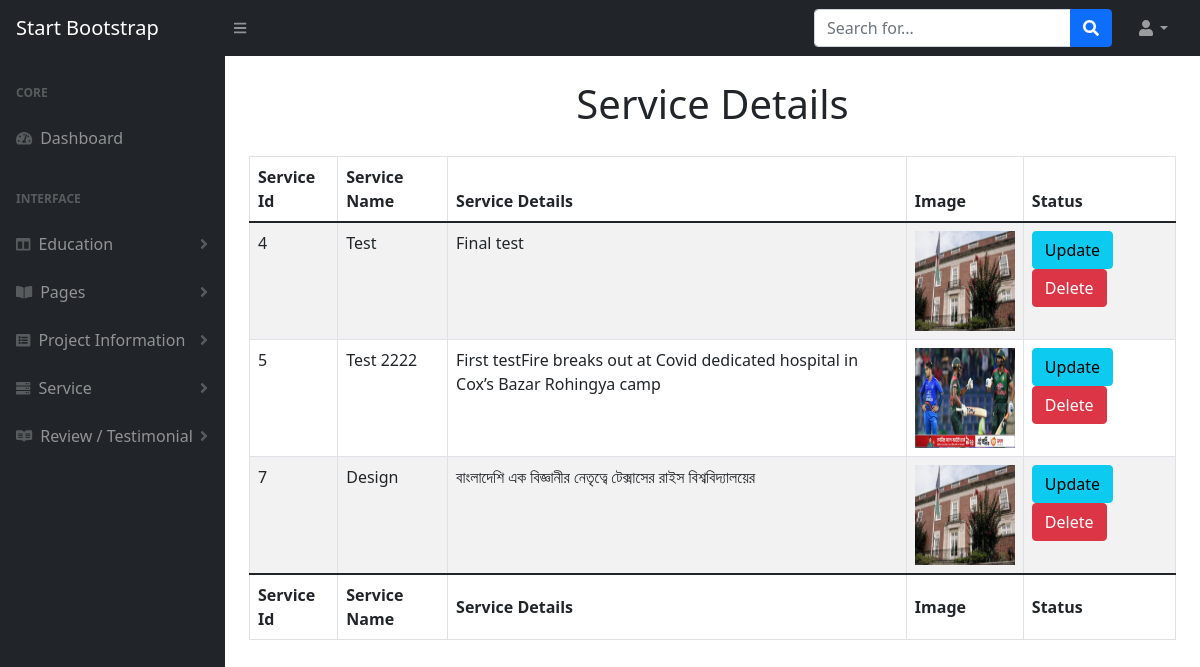
The page /Dashboard/servicelist.php on the database its author committed.
### tables this page shows
CREATE TABLE `servicedb` (
  `sId` int(20) NOT NULL,
  `sName` varchar(20) NOT NULL,
  `sdetails` text NOT NULL,
  `image` varchar(50) NOT NULL,
  `status` tinyint(10) NOT NULL DEFAULT 1 COMMENT '1.show\r\n2.delete'
);

### Dashboard/servicelist.php (the view, shortened to what this page needs)
<?php include_once("../DB/connect.php");?>
<!DOCTYPE html>
<html lang="en">
    <head>
        <link href="https://cdn.jsdelivr.net/npm/simple-datatables@latest/dist/style.css" rel="stylesheet" />
        <link href="css/styles.css" rel="stylesheet" />
    </head>
    <body class="sb-nav-fixed">
        <nav class="sb-topnav navbar navbar-expand navbar-dark bg-dark">
            <a class="navbar-brand ps-3" href="index.php">Start Bootstrap</a>
            <button class="btn btn-link btn-sm order-1 order-lg-0 me-4 me-lg-0" id="sidebarToggle" href="#!"><i class="fas fa-bars"></i></button>
            <form class="d-none d-md-inline-block form-inline ms-auto me-0 me-md-3 my-2 my-md-0">
                <div class="input-group">
                    <input class="form-control" type="text" placeholder="Search for..." aria-label="Search for..." aria-describedby="btnNavbarSearch" />
                    <button class="btn btn-primary" id="btnNavbarSearch" type="button"><i class="fas fa-search"></i></button>
                </div>
            </form>
            <ul class="navbar-nav ms-auto ms-md-0 me-3 me-lg-4">
                <li class="nav-item dropdown">
                    <a class="nav-link dropdown-toggle" id="navbarDropdown" href="#" role="button" data-bs-toggle="dropdown" aria-expanded="false"><i class="fas fa-user fa-fw"></i></a>
                </li>
            </ul>
        </nav>
        <div id="layoutSidenav">
            <div id="layoutSidenav_nav">
                <nav class="sb-sidenav accordion sb-sidenav-dark" id="sidenavAccordion">
                    <div class="sb-sidenav-menu">
                        <div class="nav">
                            <div class="sb-sidenav-menu-heading">Core</div>
                            <a class="nav-link" href="index.php">
                                <div class="sb-nav-link-icon"><i class="fas fa-tachometer-alt"></i></div>
                                Dashboard
                            </a>
                            <div class="sb-sidenav-menu-heading">Interface</div>
                            <a class="nav-link collapsed" href="#" data-bs-toggle="collapse" data-bs-target="#collapseLayouts" aria-expanded="false" aria-controls="collapseLayouts">
                                <div class="sb-nav-link-icon"><i class="fas fa-columns"></i></div>
                                Education
                                <div class="sb-sidenav-collapse-arrow"><i class="fas fa-angle-down"></i></div>
                            </a>
                            <a class="nav-link collapsed" href="#" data-bs-toggle="collapse" data-bs-target="#collapsePages" aria-expanded="false" aria-controls="collapsePages">
                                <div class="sb-nav-link-icon"><i class="fas fa-book-open"></i></div>
                                Pages
                                <div class="sb-sidenav-collapse-arrow"><i class="fas fa-angle-down"></i></div>
                            </a>
                            <a class="nav-link collapsed" href="#" data-bs-toggle="collapse" data-bs-target="#pagescollapseLayouts" aria-expanded="false" aria-controls="pagescollapseLayouts">
                                <div class="sb-nav-link-icon"><i class="fas fa-list-alt"></i></div>
                                Project Information
                                <div class="sb-sidenav-collapse-arrow"><i class="fas fa-angle-down"></i></div>
                            </a>
                            <a class="nav-link collapsed" href="#" data-bs-toggle="collapse" data-bs-target="#pagescollapseLayout" aria-expanded="false" aria-controls="pagescollapseLayout">
                                <div class="sb-nav-link-icon"><i class="fas fa-server"></i></div>
                                Service
                                <div class="sb-sidenav-collapse-arrow"><i class="fas fa-angle-down"></i></div>
                            </a>
                            <a class="nav-link collapsed" href="#" data-bs-toggle="collapse" data-bs-target="#pagescollapseLayout1" aria-expanded="false" aria-controls="pagescollapseLayout1">
                                <div class="sb-nav-link-icon"><i class="fab fa-readme"></i></div>
                                Review / Testimonial
                                <div class="sb-sidenav-collapse-arrow"><i class="fas fa-angle-down"></i></div>
                            </a>
                        </div>
                    </div>
                </nav>
            </div>
            <div id="layoutSidenav_content">
                <main>
                    <div class="container-fluid px-4">
                        <h1 class="mt-4 d-flex justify-content-center">Service Details</h1>
                        <div class="col-md-12">
                            <div class="input-field">
                                <?php
                                    $sql = "SELECT * FROM servicedb";
                                    $result = mysqli_query($conn, $sql);
                                ?>
                                <table class="table table-striped table-bordered" style="width:100%" id="datatable">
                                    <thead>
                                        <tr>
                                            <th>Service Id</th>
                                            <th>Service Name</th>
                                            <th>Service Details</th>
                                            <th>Image</th>
                                            <th>Status</th>
                                        </tr>
                                    </thead>
                                    <tbody>
                                        <?php
                                            if (mysqli_num_rows($result) > 0) {
                                                while($row = mysqli_fetch_assoc($result)) {
                                        ?>
                                            <tr>
                                                <td><?php echo $row["sId"];?></td>
                                                <td><?php echo $row["sName"];?></td>
                                                <td><?php echo $row["sdetails"];?></td>
                                                <td><img src="../photos/service/<?php echo $row["image"];?>" height="100" width="100" alt="<?php echo $row["image"];?>" title="<?php echo $row["image"];?>"/></td>
                                                <td>
                                                    <a class="btn btn-info" href="serviceupdate.php?id=<?php echo $row["sId"];?>">Update</a>
                                                    <a class="btn btn-danger" onclick="return confirm('Are you sure to delete this item?')" href="servicedelete.php?id=<?php echo $row["sId"];?>">Delete</a>
                                                </td>
                                            </tr>
                                        <?php }}   ?>
                                    </tbody>
                                    <tfoot>
                                        <tr>
                                            <th>Service Id</th>
                                            <th>Service Name</th>
                                            <th>Service Details</th>
                                            <th>Image</th>
                                            <th>Status</th>
                                        </tr>
                                    </tfoot>
                                </table>
                            </div>
                        </div>
                    </div>
                </main>
            </div>
        </div>
    </body>
</html>

### rows shown on the page
servicedb: sId "4", sName "Test", sdetails "Final test", image (picture)
servicedb: sId "5", sName "Test 2222", sdetails "First testFire breaks out at Covid dedicated hospital in Cox’s Bazar Rohingya camp", image (picture)
servicedb: sId "7", sName "Design", sdetails "বাংলাদেশি এক বিজ্ঞানীর নেতৃত্বে টেক্সাসের রাইস বিশ্ববিদ্যালয়ের", image (picture)
